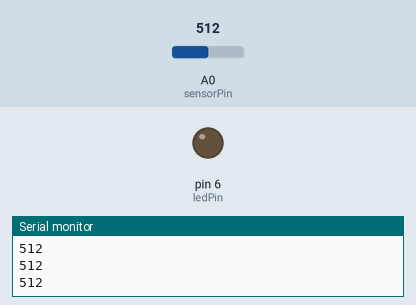
A sketch run on a simulated Arduino Uno, built with avr-gcc and run on an emulated ATmega328P. Parts: output pins drawn as LEDs (lit = HIGH), the last lines printed to the serial monitor. The inputs (shaded band) are chosen by the test bench; at power-on: A0 (sensorPin) = 512.

Above: at 1.2 s.
1.3 s: A0 (sensorPin) set to 106
2.8 s: A0 (sensorPin) set to 92
At 3.3 s:
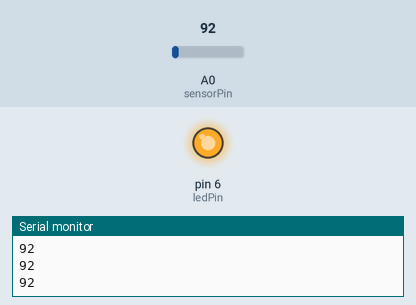
4.3 s: A0 (sensorPin) set to 110
At 4.6 s:
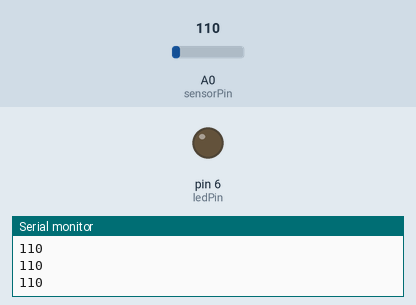
5.8 s: A0 (sensorPin) set to 90
At 7.1 s:
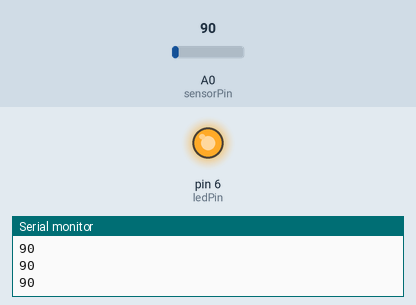
Timing chart, 0 to 8.3 s (numbered marks = the images above; inputs shaded):
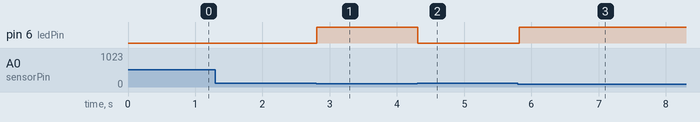

The sketch:

LDR_DIY.ino
```cpp
/*
  Date: 15/11/2018
  DIY
*/

/*
  Title: Light detector (LDR)
  Description:
  This program will use an LDR (Light Dependent Resistor), to detect the environment luminosity
  and turn on or off a light depending on it.
  LDR (0 -> No light / 1024 -> Light).
*/

//Constants
int sensorPin = A0;  // input pin for LDR
int ledPin = 6;  // input pin for LED

int sensorValue = 0;  // varaible to store de LDR value

void setup() {
  Serial.begin(9600); // sets serial port for communication
  pinMode(ledPin, OUTPUT);  // sets the ledPin as an OUTPUT
}

void loop() {
  // Read the value from the sensor, this will read values from 0 (0V) and 1023 (5V)
  sensorValue = analogRead(sensorPin);
  Serial.println(sensorValue); //prints the values coming from the sensor on the screen

  // Read the sensor value and depending on it, it turns on and off the light.
  if (sensorValue < 100) {

    digitalWrite(ledPin, HIGH);
  }
  else {
    digitalWrite(ledPin, LOW);
  }

  delay(100);
}
```

Measured:
- the behaviour switches between 100 and 99 on A0 (sensorPin) (found by bisection; images 0 and 1)
- after the input at 2.8 s, pin 6 (ledPin): LOW → HIGH at once
- after the input at 4.3 s, pin 6 (ledPin): HIGH → LOW at once
- after the input at 5.8 s, pin 6 (ledPin): LOW → HIGH at once
